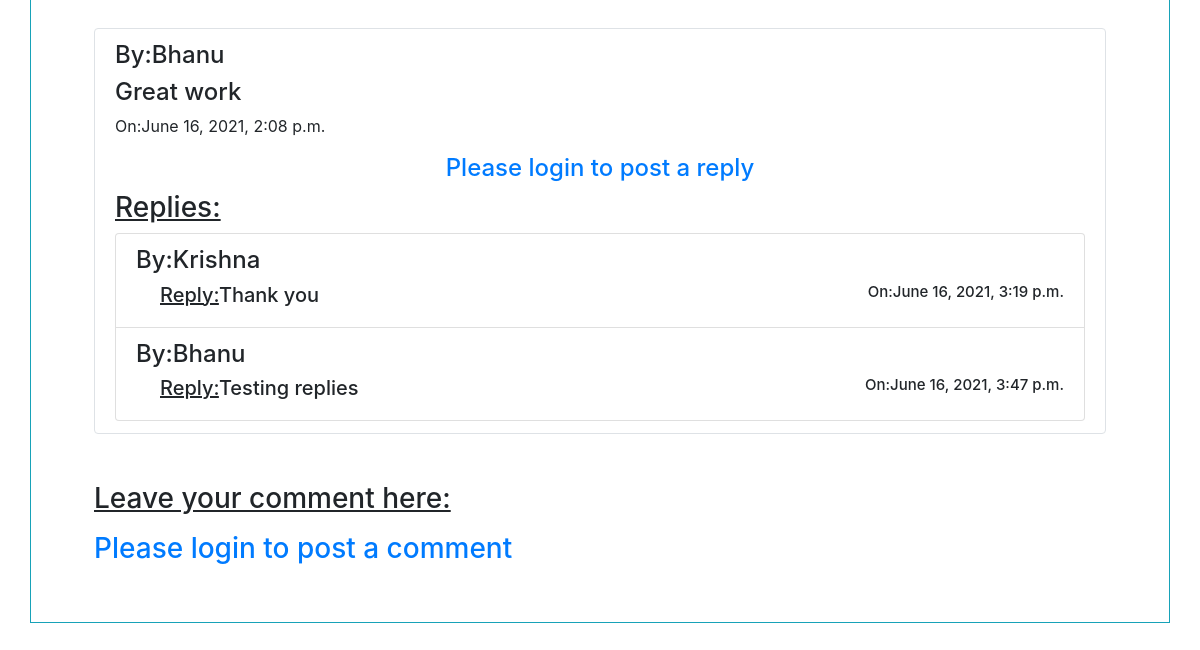
Before: /single_blog/23/0/ (lower part) with the older database file.
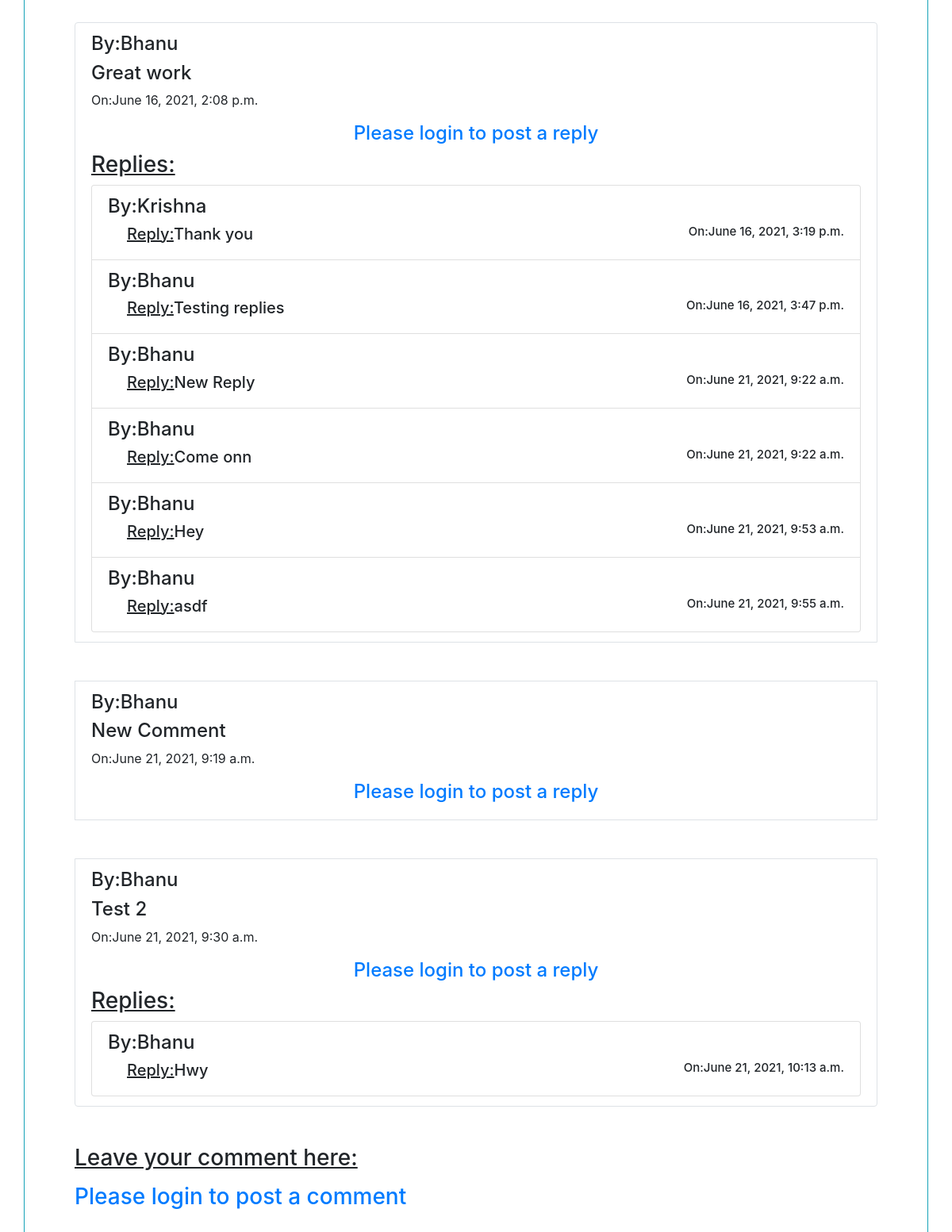
After: the same page with the newer database file.
### blog_app/models.py (models this page shows, shortened)
class Comment(models.Model):
    post=models.ForeignKey(Post,related_name='comments',on_delete=models.CASCADE)
    author = models.ForeignKey(User, on_delete=models.CASCADE)
    text = models.TextField()
    commented_date=models.DateTimeField(default=False)

class Reply(models.Model):
    comment = models.ForeignKey(Comment, on_delete=models.CASCADE)
    author = models.ForeignKey(User, on_delete=models.CASCADE)
    text = models.TextField()
    reply_date=models.DateTimeField(default=False)

### blog_app/views.py (the view)
# urls.py: path('single_blog/<int:post_id>/<int:comment_id>/', views.single_blog, name='single_blog'),
def single_blog(request, post_id,comment_id):
    global is_login
    global user
    flag=False
    posts = Post.objects.all()
    single_post=''
    for post in posts:
        if post.id == post_id:
            single_post = post
    if is_login and str(user).lower() == str(single_post.author).lower():
        flag = True
    else:
        flag=False
    if request.method == 'POST' and request.POST.get('user_comment'):
        new_comment=Comment(post=single_post,author=user,text=request.POST['user_comment'],commented_date=timezone.localtime(timezone.now()))
        new_comment.save()
    elif request.method == 'POST' and request.POST.get('reply'):
        temp_comment = Comment.objects.get(id=comment_id)
        new_reply =Reply(comment=temp_comment,author=user,text=request.POST['reply'],reply_date=timezone.localtime(timezone.now()))
        new_reply.save()
    elif (request.method == 'POST'):
        Comment.objects.filter(id=comment_id).delete()
    comments = Comment.objects.filter(post=single_post)
    reply_list = []
    comment_list=[]
    for comment in comments:
        replies = Reply.objects.filter(comment=comment)
        reply_list.append(replies)
        comment_list.append(comment)
    finallist=zip(comment_list,reply_list)
    return render(request, 'singleblog.html', context={'post': single_post, 'is_login': is_login, 'flag': flag, 'finallist':finallist,'comments':comments})

### blog_app/models.py (called while the page is built)
    def __str__(self):
        return self.user.username

### blog_app/templates/singleblog.html (shortened to what this page needs)
{%extends 'index.html'%}
{%load static%}
{%block body_block%}
<link rel="stylesheet" href="https://cdnjs.cloudflare.com/ajax/libs/font-awesome/4.7.0/css/font-awesome.min.css">
<div class="container mt-5 mb-5 border border-info p-5 " style='overflow-wrap: break-word'>
    <div class="container mt-5">
        {%if comments%}
        <ul class="list-group">
            {%for comment,replies in finallist%}
            <li class='list-group-item mt-5 border'>
                <h4>By:{{comment.author|capfirst}}</h4>
                <h4>{{comment.text}}</h4>
                <p>On:{{comment.commented_date}}</p>
                <div class="text-center">
                    {%if is_login%}
                    <form action="{%url 'single_blog' post.id comment.id%}" method="POST">
                        {%csrf_token%}
                        <label data-error="wrong" data-success="right" for="reply">Reply
                            text:</label>
                        <input type="text" id="reply" class="form-control validate" name="reply"
                            placeholder="Enter your meassage" required>
                        <button class="btn btn-info mt-3" type='submit'>Post Reply</button>
                    </form>
                    {%else%}
                    <h4 class='mt-3 text-center'><a href="{%url 'user_login'%}">Please login to post a reply</a>
                    </h4>
                    {%endif%}
                </div>
                {%if replies%}
                <h3><u>Replies:</u></h3>
                <ul class="list-group">
                    {%for reply in replies%}
                    <li class='list-group-item'>
                        <h4>By:{{reply.author|capfirst}}</h4>
                        <h5 class='ml-4'><span><u>Reply:</u></span>{{reply.text}}<span
                                style='float:right;font-size:15px'>On:{{reply.reply_date}}</span></h5>
                        {%endfor%}
                    </li>
                </ul>
                {%endif%}
                {%endfor%}
            </li>
        </ul>
        {%else%}
        <h4>0 Comments</h4>
        {%endif%}
        <h3 class='mt-5'> <u>Leave your comment here:</u>
        </h3>
        {%if is_login%}
        <form action="" method='POST' class="mt-2">
            {%csrf_token%}
            <input type="text" class="form-control mt-4" name='user_comment' placeholder='Enter your comment' required>
            <button type="submit" class='btn btn-success mt-3'>Add Comment</button>
        </form>
        {%else%}
        <h3 class='mt-3'><a href="{%url 'user_login'%}">Please login to post a comment</a></h3>
        {%endif%}
    </div>
</div>
{%endblock%}

### blog_app/templates/index.html (shortened to what this page needs)
<html lang="en">
{%load static%}
<head>
    <link rel="stylesheet" href="https://cdn.jsdelivr.net/npm/bootstrap@4.5.3/dist/css/bootstrap.min.css"
>
    <link rel="stylesheet" href="{% static 'style.css' %}">
</head>
<body id='#body'>
    {%block body_block%}{%endblock%}
</body>
</html>

Changed rows visible on the page:
added Reply: author "Bhanu", text "New Reply", reply_date "June 21, 2021, 9:22 a.m.", shown under Comment "Great work"
added Reply: author "Bhanu", text "Come onn", reply_date "June 21, 2021, 9:22 a.m.", shown under Comment "Great work"
added Reply: author "Bhanu", text "Hey", reply_date "June 21, 2021, 9:53 a.m.", shown under Comment "Great work"
added Reply: author "Bhanu", text "asdf", reply_date "June 21, 2021, 9:55 a.m.", shown under Comment "Great work"
added Comment: author "Bhanu", text "New Comment", commented_date "June 21, 2021, 9:19 a.m."
added Comment: author "Bhanu", text "Test 2", commented_date "June 21, 2021, 9:30 a.m."
added Reply: author "Bhanu", text "Hwy", reply_date "June 21, 2021, 10:13 a.m."
